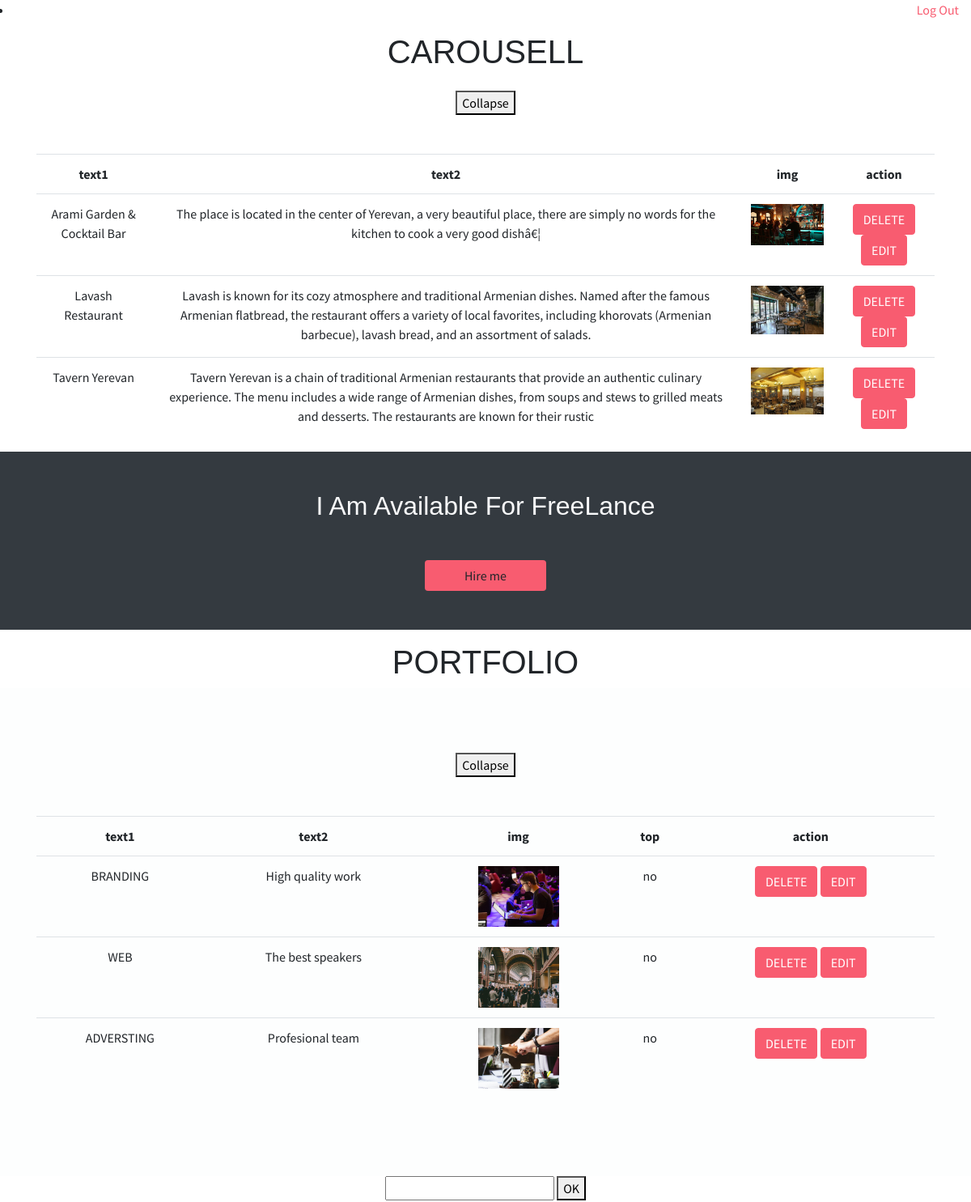
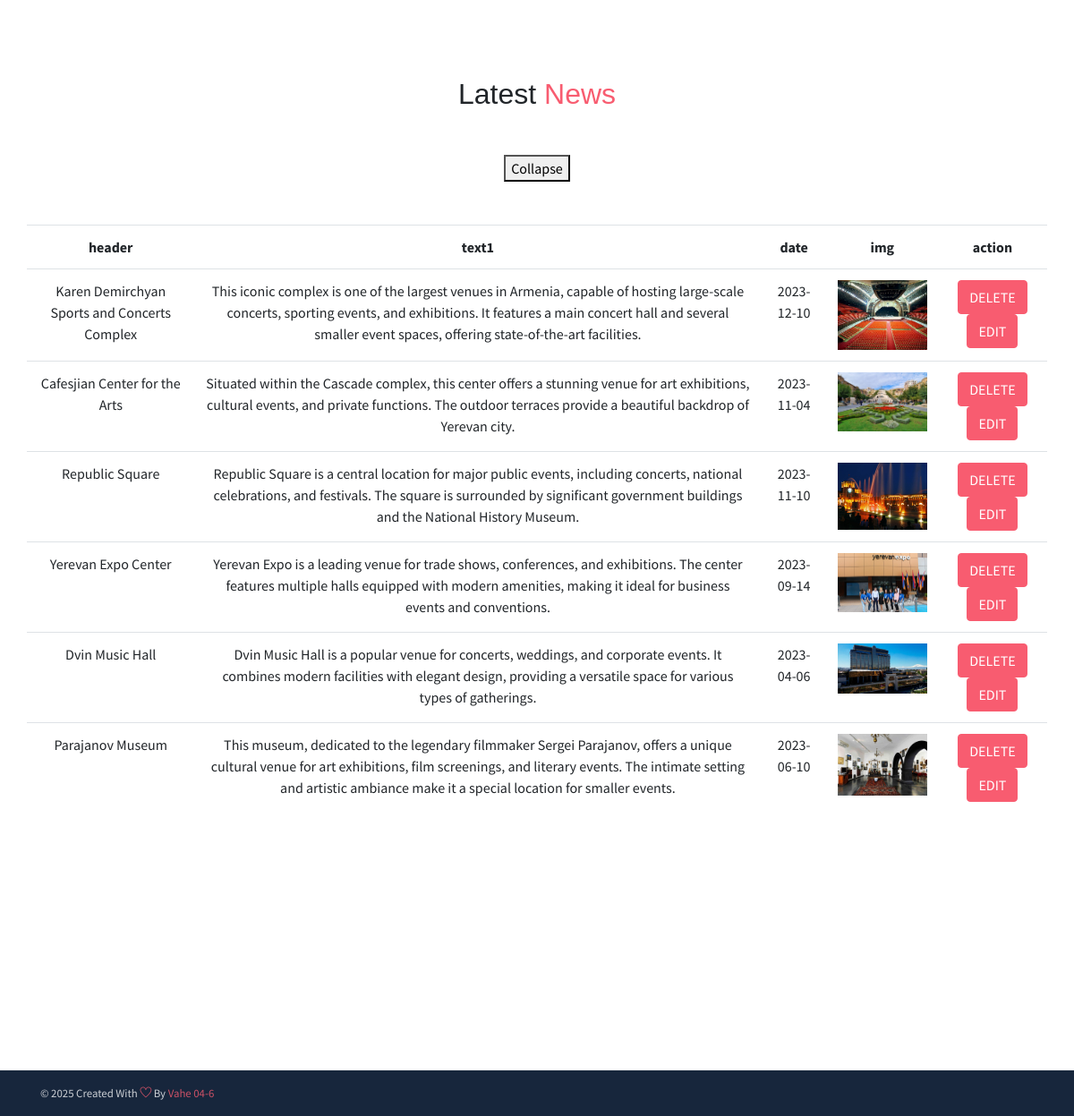
/index_admin.php (signed in), run on the app's committed database (2 pictures, top to bottom).
### tables this page shows
CREATE TABLE `carousell` (
  `id` int(11) NOT NULL,
  `text1` varchar(255) NOT NULL,
  `text2` varchar(255) NOT NULL,
  `img` varchar(255) NOT NULL
);

CREATE TABLE `portfolio` (
  `id` int(11) NOT NULL,
  `text1` varchar(255) NOT NULL,
  `text2` varchar(255) NOT NULL,
  `img` varchar(255) NOT NULL,
  `type` varchar(255) NOT NULL,
  `top` varchar(250) NOT NULL
);

CREATE TABLE `news` (
  `id` int(11) NOT NULL,
  `header` varchar(255) NOT NULL,
  `date` date NOT NULL,
  `text1` text NOT NULL,
  `img` varchar(255) NOT NULL
);

### index_admin.php (the view, shortened to what this page needs)
<?php
@$sess=$_SESSION['log'];
if ($sess===true) {
 ?>
<!DOCTYPE html>
<html lang="en">
<head>
    <link rel="stylesheet" href="assets/vendors/themify-icons/css/themify-icons.css">
    <link rel="stylesheet" href="https://cdnjs.cloudflare.com/ajax/libs/twitter-bootstrap/4.1.3/css/bootstrap.min.css">
    <link rel="stylesheet" href="assets/css/johndoe.css">
</head>
<body data-spy="scroll" data-target=".navbar" data-offset="40" id="home">
        <ul class="container-fluid text-right">
            <li>
                <a href="index.php">Log Out</a>
            </li>
        </ul>
    <section class="text-center">
        <center><h1 class=" mt-3 mb-4">CAROUSELL</h1></center>
        <button class="btn-1 " data-toggle="collapse" data-target="#dem">Collapse</button>
  <div class=" container">
        <table class="  table  mt-5">
            <tr>
                <th>text1</th>
                <th>text2</th>
                <th>img</th>
                <th>action</th>
            </tr>
        <?php
        include 'dbcconn.php';
        $sql="SELECT * FROM `carousell`";
        $a=mysqli_query($conn,$sql);
        while ($post=mysqli_fetch_assoc($a)){
        $p1=<<<k
         <tr>
             <td>$post[text1]</td>
             <td>$post[text2]</td>
             <td><img src="assets/carousell/$post[img]" width="90px"></td>
             <td>
                <button class="btn-danger btn del" data-tab="carousell" id="$post[id]">DELETE</button>
                <button class="btn-danger btn insert" data-toggle="collapse" data-target="#a$post[id]">EDIT</button>
                <div id="a$post[id]" class="collapse mx-auto col-lg-10">
                    <form action="action.php" method="post">
                        <input type="text" name="in1" class="v1 form-control" placeholder="text1" value='$post[text1]'>
                        <input type="text" name="in2" class="v2 form-control" placeholder="text2" value='$post[text2]'>
                        <label class="carousell_lab">
                        <input type="file" class="f1 form-control"  data-trip='carousell'>
                </label>
                        <div class="len border col-lg-8 mx-auto mt-3"></div>
                        <input type="hidden" name="in3" class="i3"  value='$post[img]'><br>
                        <input type="hidden" name="id" value="$post[id]"><br>
                        <button class="btn-primary">OKS</button>
                    </form>
                </div>
             </td>
         </tr>
k;
    echo $p1;
}
         ?>
        </table>
  </div>
</section>
    <section class="section bg-dark py-5">
        <div class="container text-center">
            <h2 class="text-light mb-5 font-weight-normal">I Am Available For FreeLance</h2>
            <button class="btn bg-primary w-lg" >Hire me</button>
        </div>
    </section>
    <center><h1 class=" mt-3">PORTFOLIO</h1></center>
    <section class="section bg-custom-gray text-center">
        <div class="container mx-auto">
        <button data-toggle="collapse" data-target="#dem1">Collapse</button>
                    <table class="tab-1 table mt-5">
            <tr>
                <th>text1</th>
                <th>text2</th>
                <th>img</th>
                <th>top</th>
                <th>action</th>
            </tr>
                    <?php
                    include 'dbcconn.php';
                    $sql1="SELECT * FROM `portfolio`";
                    $a1=mysqli_query($conn,$sql1);
                    while ($post1=mysqli_fetch_assoc($a1)){
                    $p1=<<<a
                    <tr>
                         <td>$post1[text1]</td>
                         <td>$post1[text2]</td>
                         <td><img src="assets/portfolio/$post1[img]" width="100px"></td>
                         <td>$post1[top]</td>
                         <td>
                         <button class="btn-danger btn del" data-tab="portfolio" id="$post1[id]">DELETE</button>
                        <button class="btn-danger btn insert" data-toggle="collapse" data-target="#a$post1[id]">EDIT</button>
                        <div id="a$post1[id]" class="collapse mx-auto col-lg-10">
                            <form action="action.php" method="post">
                                <input type="text" name="ip1" class="v1 form-control" placeholder="text1" value="$post1[text1]">
                                <input type="text" name="ip2" class="v2 form-control" placeholder="text2" value="$post1[text2]">
                                <input type="text" name="ip4" class="v4 form-control"  placeholder="type" value="$post1[type]">
                                <label class="carousell_lab">
                                <input type="file" class="f1 form-control" data-trip='portfolio'>
                </label>
                                Top <br><input type="checkbox" name="ch2" value="yes" class="$post1[top]">
                                <div class="len border col-lg-8 mx-auto mt-3"></div>
                                <input type="hidden" name="ip3" class="i3" value="$post1[img]"><br>
                                <input type="hidden" name="id1" class="" value="$post1[id]"><br>
                                <button class="btn-primary">OKS</button>
                            </form>
                        </div>
                         </td>
                     </tr>
a;
                    echo $p1;
                    }
                     ?>
</table>
        </div>
    </section>
                <div class="container text-center">
                   <input type="text" name="i1" class="i1">
                   <button class="btn1">OK</button>
                </div>
    <section class="section" id="blog">
           <center>
                <h2 class="mb-5 mt-2">Latest <span class="text-danger">News</span></h2>
           </center>
        <div class="container text-center">
            <button data-toggle="collapse" data-target="#dem2">Collapse</button>
            <div class="row tpich">
                <table class="tab-1 table mt-5">
            <tr>
                <th>header</th>
                <th>text1</th>
                <th>date</th>
                <th>img</th>
                <th>action</th>
            </tr>
                <?php
                include 'dbcconn.php';
                $sql2="SELECT * FROM `news`";
                $a2=mysqli_query($conn,$sql2);
                while ($pos=mysqli_fetch_assoc($a2)){
                    $q1=<<<kku
                    <tr>
                        <td>$pos[header]</td>
                        <td>$pos[text1]</td>
                        <td>$pos[date]</td>
                        <td><img src="assets/news/$pos[img]" width="100px"></td>
                        <td>
                            <button class="btn-danger btn del" data-tab="news" id="$pos[id]">DELETE</button>
                            <button class="btn-danger btn insert" data-toggle="collapse" data-target="#a$pos[id]">EDIT</button>
                        <div id="a$pos[id]" class="collapse mx-auto col-lg-10">
                            <form action="action.php" method="post">
                                <input type="text" name="iq1" class="v1 form-control" placeholder="text1" value="$pos[header]">
                                <input type="text" name="iq2" class="v2 form-control" placeholder="text2" value="$pos[text1]">
                                <input type="date" name="news_date" class=" form-control" placeholder="date" value="$pos[date]">
                            <label class="carousell_lab">
                                <input type="file" class="f1 form-control"  data-trip='news'>
                            </label>
                                <div class="len border col-lg-8 mx-auto mt-3"></div>
                                <input type="hidden" name="iq3" class="i3" value="$pos[img]"><br>
                                <input type="hidden" name="news_id" class="" value="$pos[id]">
                                <button class="btn-primary">OKS</button>
                            </form>
                        </div>
                        </td>
                    </tr>
kku;
                    echo $q1;
                }
                 ?>
</table>
            </div>
        </div>
    </section>
    <br>
    <br>
    <br>
    <br>
    <br>
    <br>
    <br>
    <br>
    <footer class="footer py-3">
        <div class="container">
            <p class="small mb-0 text-light">
                &copy; <script>document.write(new Date().getFullYear())</script> Created With <i class="ti-heart text-danger"></i> By <a href="facebook.com" target="_blank"><span class="text-danger" title="Bootstrap 4 Themes and Dashboards">Vahe 04-6</span></a>
            </p>
        </div>
    </footer>
</body>
</html>
<?php
}else{
    header('location:admin/');
}
 ?>

### data on the page
carousell: text1 "Arami Garden & Cocktail Bar", text2 "The place is located in the center of Yerevan, a very beautiful place, there are simply no words for the kitchen to cook a very good dishâ€¦", img (picture)
carousell: text1 "Lavash Restaurant", text2 "Lavash is known for its cozy atmosphere and traditional Armenian dishes. Named after the famous Armenian flatbread, the restaurant offers a variety of local favorites, including khorovats (Armenian barbecue), lavash bread, and an assortment of salads.", img (picture)
carousell: text1 "Tavern Yerevan", text2 "Tavern Yerevan is a chain of traditional Armenian restaurants that provide an authentic culinary experience. The menu includes a wide range of Armenian dishes, from soups and stews to grilled meats and desserts. The restaurants are known for their rustic", img (picture)
portfolio: text1 "BRANDING", text2 "High quality work", img (picture), top "no"
portfolio: text1 "WEB", text2 "The best speakers", img (picture), top "no"
portfolio: text1 "ADVERSTING", text2 "Profesional team", img (picture), top "no"
news: header "Karen Demirchyan Sports and Concerts Complex", text1 "This iconic complex is one of the largest venues in Armenia, capable of hosting large-scale concerts, sporting events, and exhibitions. It features a main concert hall and several smaller event spaces, offering state-of-the-art facilities.", date "2023-12-10", img (picture)
news: header "Cafesjian Center for the Arts", text1 "Situated within the Cascade complex, this center offers a stunning venue for art exhibitions, cultural events, and private functions. The outdoor terraces provide a beautiful backdrop of Yerevan city.", date "2023-11-04", img (picture)
news: header "Republic Square", text1 "Republic Square is a central location for major public events, including concerts, national celebrations, and festivals. The square is surrounded by significant government buildings and the National History Museum.", date "2023-11-10", img (picture)
news: header "Yerevan Expo Center", text1 "Yerevan Expo is a leading venue for trade shows, conferences, and exhibitions. The center features multiple halls equipped with modern amenities, making it ideal for business events and conventions.", date "2023-09-14", img (picture)
news: header "Dvin Music Hall", text1 "Dvin Music Hall is a popular venue for concerts, weddings, and corporate events. It combines modern facilities with elegant design, providing a versatile space for various types of gatherings.", date "2023-04-06", img (picture)
news: header "Parajanov Museum", text1 "This museum, dedicated to the legendary filmmaker Sergei Parajanov, offers a unique cultural venue for art exhibitions, film screenings, and literary events. The intimate setting and artistic ambiance make it a special location for smaller events.", date "2023-06-10", img (picture)
